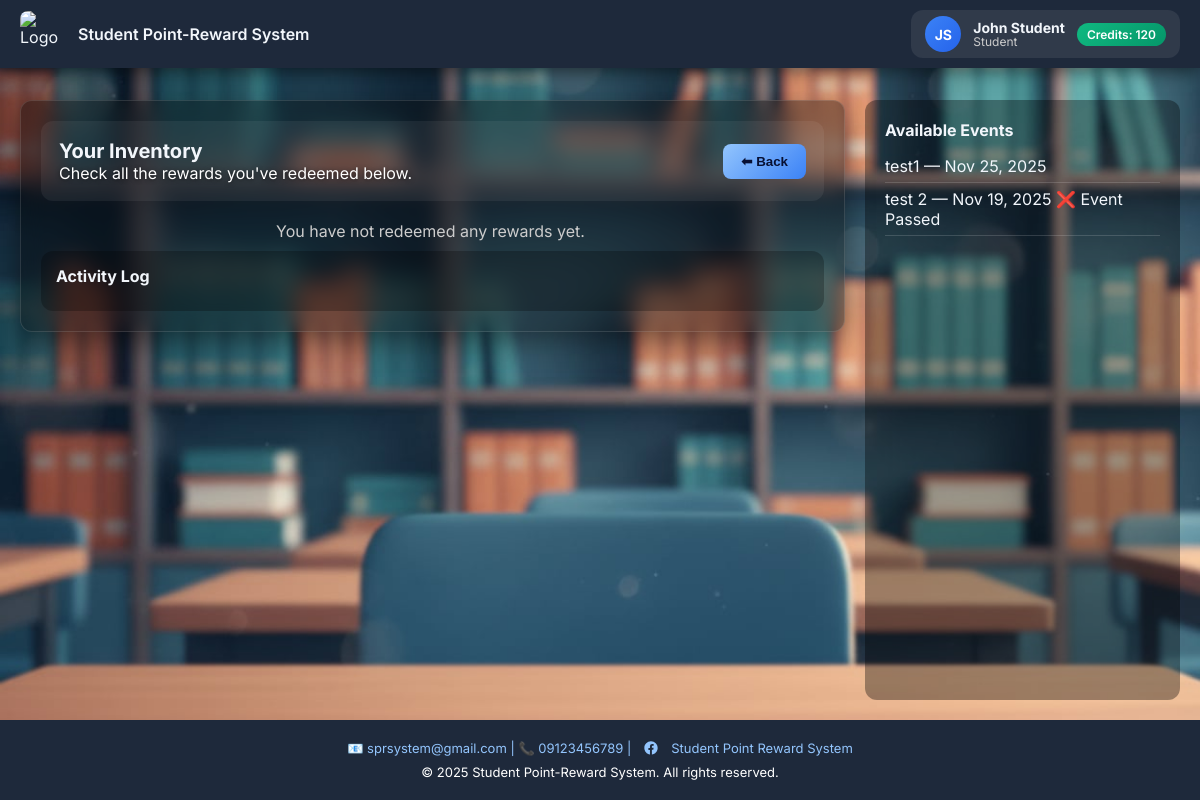
The app's page /student/inventory.php (signed in), older data.
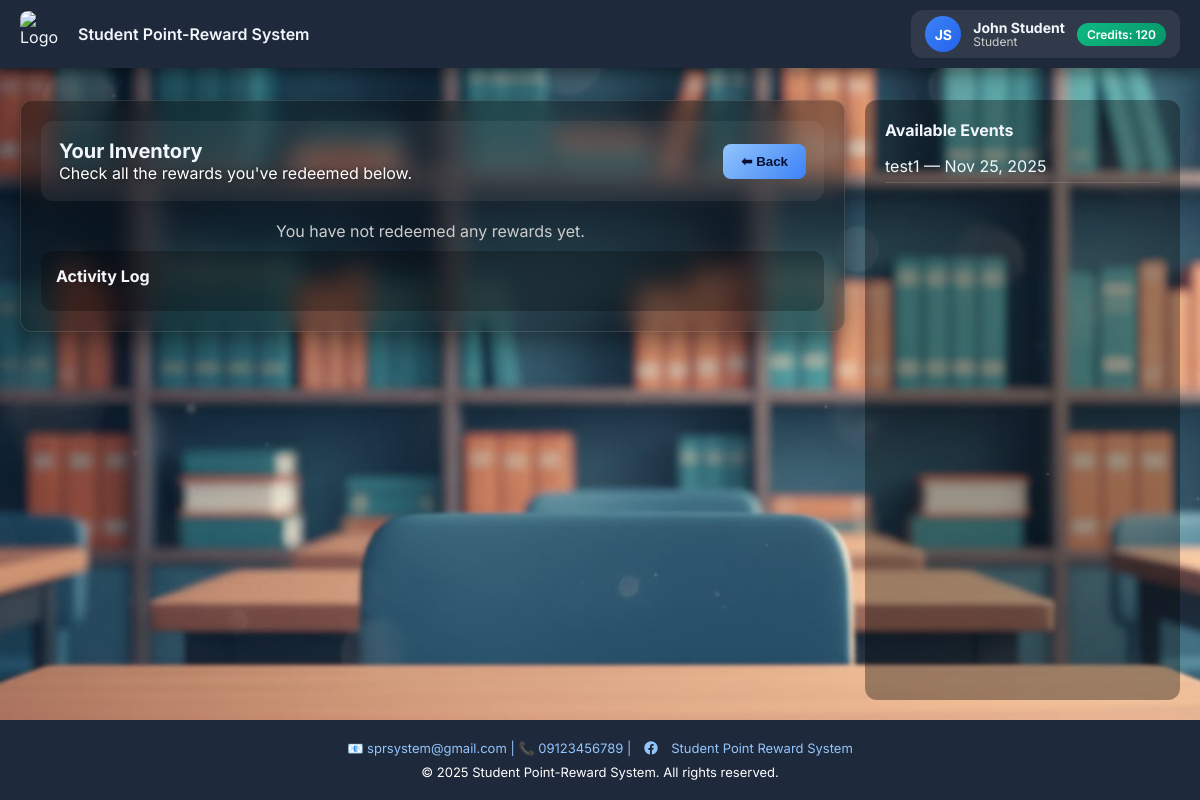
The same page, newer data.
### tables this page shows
CREATE TABLE `schoolevents` (
  `eventID` int(11) NOT NULL,
  `eventName` varchar(128) NOT NULL,
  `eventDescription` text DEFAULT NULL,
  `eventRewards` text DEFAULT NULL,
  `rewardType` varchar(20) NOT NULL DEFAULT 'Points',
  `eventDate` date NOT NULL DEFAULT curdate()
);

### student/inventory.php (the view, shortened to what this page needs)
<?php
include('../db_connect.php');
$studentID = $_SESSION['userID'];
$conn->select_db('if0_40284661_sprs_dummydb');
$stmt = $conn->prepare("SELECT name, points FROM users WHERE id = ?");
$stmt->bind_param("i", $studentID);
$stmt->execute();
$stmt->bind_result($studentName, $credits);
$conn->select_db('if0_40284661_sprs_mainredo');
$inventory = [];
$stmt = $conn->prepare("
    SELECT se.eventName, se.eventDate,
           (er.registered_at IS NOT NULL) AS registered,
           (ep.attended IS NOT NULL) AS attended
    FROM schoolevents se
    LEFT JOIN event_registrations er
        ON se.eventID = er.eventID AND er.studentID = ?
    LEFT JOIN eventparticipants ep
        ON se.eventID = ep.eventID AND ep.studentID = ?
    ORDER BY se.eventDate DESC
");
$stmt->bind_param("ii", $studentID, $studentID);
$stmt->execute();
$result = $stmt->get_result();
$events = [];
while ($row = $result->fetch_assoc()) {
    $events[] = $row;
}
function getInitials($fullName) {
    $parts = explode(' ', $fullName);
    $firstInitial = strtoupper($parts[0][0]);
    $lastInitial = isset($parts[1]) ? strtoupper($parts[1][0]) : '';
    return $firstInitial . $lastInitial;
}
?>
<!DOCTYPE html>
<html lang="en">
<head>
</head>
<body>
<header>
    <div class="brand">
        <img src="images/logorewards.jpg" alt="Logo">
        <h1>Student Point-Reward System</h1>
    </div>
    <div class="profile-info">
        <div class="avatar"><?= getInitials($studentName) ?></div>
        <div class="user-details">
            <strong><?= htmlspecialchars($studentName) ?></strong>
            <span>Student</span>
        </div>
        <div class="credits">Credits: <span id="credits"><?= $credits ?></span></div>
    </div>
</header>
<div class="container">
    <div class="main-section">
        <section class="redeem-section">
            <div class="hero">
                <div class="info">
                    <h2>Your Inventory</h2>
                    <p>Check all the rewards you've redeemed below.</p>
                </div>
                <button class="back-btn" onclick="window.location.href='student_index.php'">⬅ Back</button>
            </div>
            <div class="inventory-container">
                <?php if(empty($inventory)): ?>
                    <p style="color:#ccc; text-align:center; width:100%;">You have not redeemed any rewards yet.</p>
                <?php endif; ?>
            </div>
            <div class="log-box">
                <h3>Activity Log</h3>
            </div>
        </section>
    </div>
    <aside class="sidebar">
        <h3>Available Events</h3>
<ul>
    <?php if(empty($events)): ?>
        <li>No events found</li>
    <?php else: ?>
        <?php
        $today = date('Y-m-d');
        foreach($events as $ev):
            $eventDate = date('Y-m-d', strtotime($ev['eventDate']));
            $status = '';
            if($ev['attended']) {
                $status = '✅ Available';
            } elseif($ev['registered']) {
                if ($eventDate < $today) {
                    $status = '❌ Event Passed';
                } else {
                    $status = '📝 Registered';
                }
            } else {
                if ($eventDate < $today) {
                    $status = '❌ Event Passed';
                } else {
                    $status = '';
                }
            }
        ?>
            <li>
                <?= htmlspecialchars($ev['eventName']) ?> — <?= date("M d, Y", strtotime($ev['eventDate'])) ?>
                <?php if($status): ?> <?= $status ?><?php endif; ?>
            </li>
        <?php endforeach; ?>
    <?php endif; ?>
</ul>
    </aside>
</div>
<footer>
  <div class="contact">
    📧 sprsystem@gmail.com | 📞 09123456789 |
    <a href="https://www.facebook.com/StudentPointRewardSystem" target="_blank" style="color:#93c5fd; text-decoration:none;">
      Student Point Reward System
    </a>
  </div>
  <div style="font-size:13px;color:#fff;">© 2025 Student Point-Reward System. All rights reserved.</div>
</footer>
</body>
</html>

Row changes from the older to the newer data that the page shows:
removed schoolevents: eventName "test 2", eventDate "Nov 19, 2025", eventDate "❌ Event Passed"
